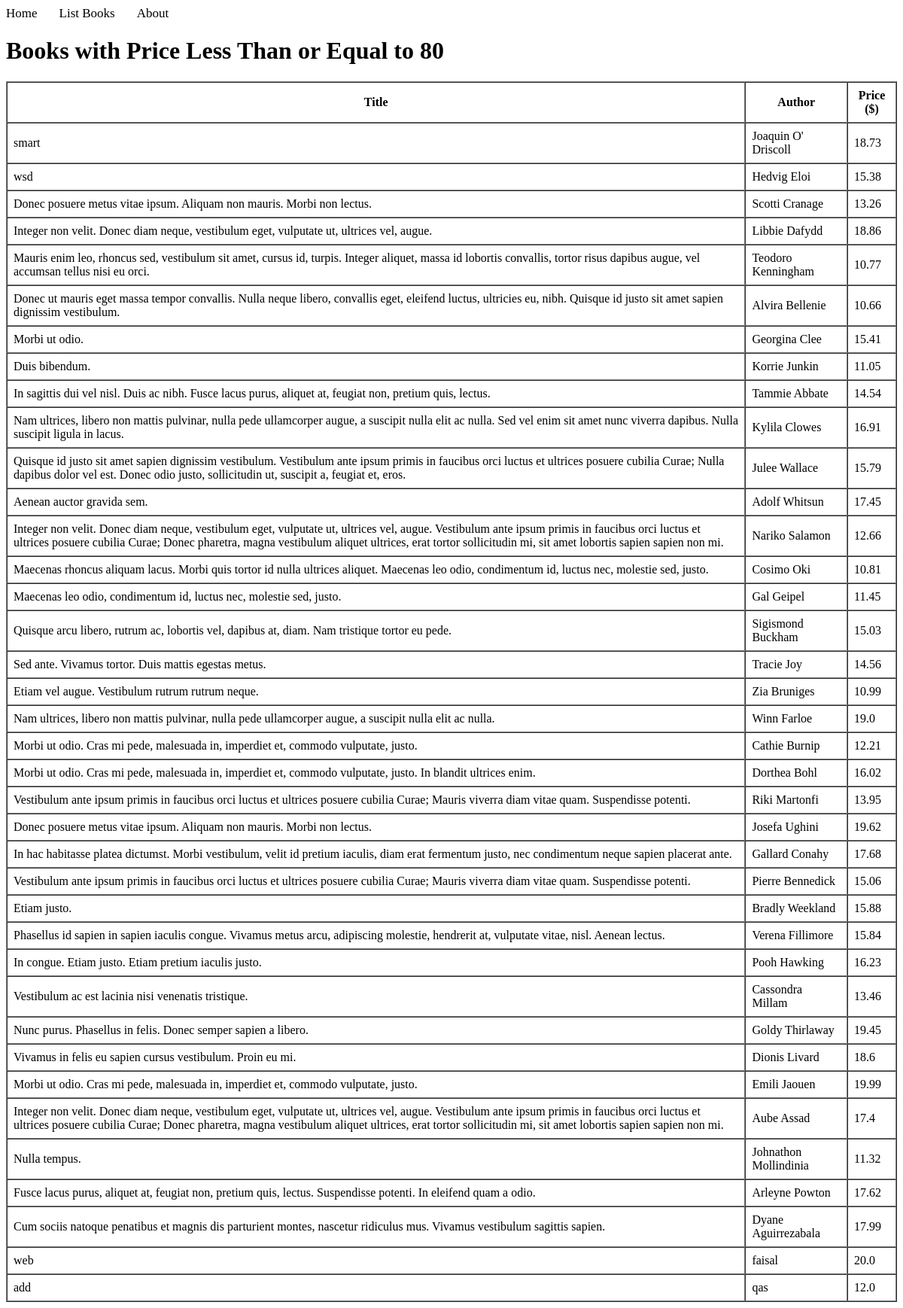
The app's page /books/lab8/task1/ with its own data.
### apps/bookmodule/models.py (models this page shows)
class Book(models.Model):
    title = models.CharField(max_length = 50)
    author = models.CharField(max_length = 50)
    price = models.FloatField(default = 0.0)
    edition = models.SmallIntegerField(default = 1)

### apps/bookmodule/views.py (the view)
# urls.py: path("lab8/task1/", views.lab8_task1, name="books.lab8_task1"),
def lab8_task1(request):
    books = Book.objects.filter(Q(price__lte=20))
    context = {'books': books}
    return render(request, 'bookmodule/lab8_task1.html', context)

### apps/templates/bookmodule/lab8_task1.html (shortened to what this page needs)
{% extends "layouts/base.html" %}
{% block content %}
<h1>Books with Price Less Than or Equal to 80</h1>
{% if books %}
<table border="1" cellpadding="8" cellspacing="0">
    <thead>
        <tr>
            <th>Title</th>
            <th>Author</th>
            <th>Price ($)</th>
        </tr>
    </thead>
    <tbody>
        {% for book in books %}
        <tr>
            <td>{{ book.title }}</td>
            <td>{{ book.author }}</td>
            <td>{{ book.price }}</td>
        </tr>
        {% endfor %}
    </tbody>
</table>
{% else %}
    <p>No books found within this price range.</p>
{% endif %}
{% endblock content %}

### records on screen
Book: title "smart", author "Joaquin O' Driscoll", price "18.73"
Book: title "wsd", author "Hedvig Eloi", price "15.38"
Book: title "Donec posuere metus vitae ipsum. Aliquam non mauris. Morbi non lectus.", author "Scotti Cranage", price "13.26"
Book: title "Integer non velit. Donec diam neque, vestibulum eget, vulputate ut, ultrices vel, augue.", author "Libbie Dafydd", price "18.86"
Book: title "Mauris enim leo, rhoncus sed, vestibulum sit amet, cursus id, turpis. Integer aliquet, massa id lobortis convallis, tortor risus dapibus augue, vel accumsan tellus nisi eu orci.", author "Teodoro Kenningham", price "10.77"
Book: title "Donec ut mauris eget massa tempor convallis. Nulla neque libero, convallis eget, eleifend luctus, ultricies eu, nibh. Quisque id justo sit amet sapien dignissim vestibulum.", author "Alvira Bellenie", price "10.66"
Book: title "Morbi ut odio.", author "Georgina Clee", price "15.41"
Book: title "Duis bibendum.", author "Korrie Junkin", price "11.05"
Book: title "In sagittis dui vel nisl. Duis ac nibh. Fusce lacus purus, aliquet at, feugiat non, pretium quis, lectus.", author "Tammie Abbate", price "14.54"
Book: title "Nam ultrices, libero non mattis pulvinar, nulla pede ullamcorper augue, a suscipit nulla elit ac nulla. Sed vel enim sit amet nunc viverra dapibus. Nulla suscipit ligula in lacus.", author "Kylila Clowes", price "16.91"
Book: title "Quisque id justo sit amet sapien dignissim vestibulum. Vestibulum ante ipsum primis in faucibus orci luctus et ultrices posuere cubilia Curae; Nulla dapibus dolor vel est. Donec odio justo, sollicitudin ut, suscipit a, feugiat et, eros.", author "Julee Wallace", price "15.79"
Book: title "Aenean auctor gravida sem.", author "Adolf Whitsun", price "17.45"
Book: title "Integer non velit. Donec diam neque, vestibulum eget, vulputate ut, ultrices vel, augue. Vestibulum ante ipsum primis in faucibus orci luctus et ultrices posuere cubilia Curae; Donec pharetra, magna vestibulum aliquet ultrices, erat tortor sollicitudin mi, sit amet lobortis sapien sapien non mi.", author "Nariko Salamon", price "12.66"
Book: title "Maecenas rhoncus aliquam lacus. Morbi quis tortor id nulla ultrices aliquet. Maecenas leo odio, condimentum id, luctus nec, molestie sed, justo.", author "Cosimo Oki", price "10.81"
Book: title "Maecenas leo odio, condimentum id, luctus nec, molestie sed, justo.", author "Gal Geipel", price "11.45"
Book: title "Quisque arcu libero, rutrum ac, lobortis vel, dapibus at, diam. Nam tristique tortor eu pede.", author "Sigismond Buckham", price "15.03"
Book: title "Sed ante. Vivamus tortor. Duis mattis egestas metus.", author "Tracie Joy", price "14.56"
Book: title "Etiam vel augue. Vestibulum rutrum rutrum neque.", author "Zia Bruniges", price "10.99"
Book: title "Nam ultrices, libero non mattis pulvinar, nulla pede ullamcorper augue, a suscipit nulla elit ac nulla.", author "Winn Farloe", price "19.0"
Book: title "Morbi ut odio. Cras mi pede, malesuada in, imperdiet et, commodo vulputate, justo.", author "Cathie Burnip", price "12.21"
Book: title "Morbi ut odio. Cras mi pede, malesuada in, imperdiet et, commodo vulputate, justo. In blandit ultrices enim.", author "Dorthea Bohl", price "16.02"
Book: title "Vestibulum ante ipsum primis in faucibus orci luctus et ultrices posuere cubilia Curae; Mauris viverra diam vitae quam. Suspendisse potenti.", author "Riki Martonfi", price "13.95"
Book: title "Donec posuere metus vitae ipsum. Aliquam non mauris. Morbi non lectus.", author "Josefa Ughini", price "19.62"
Book: title "In hac habitasse platea dictumst. Morbi vestibulum, velit id pretium iaculis, diam erat fermentum justo, nec condimentum neque sapien placerat ante.", author "Gallard Conahy", price "17.68"
Book: title "Vestibulum ante ipsum primis in faucibus orci luctus et ultrices posuere cubilia Curae; Mauris viverra diam vitae quam. Suspendisse potenti.", author "Pierre Bennedick", price "15.06"
Book: title "Etiam justo.", author "Bradly Weekland", price "15.88"
Book: title "Phasellus id sapien in sapien iaculis congue. Vivamus metus arcu, adipiscing molestie, hendrerit at, vulputate vitae, nisl. Aenean lectus.", author "Verena Fillimore", price "15.84"
Book: title "In congue. Etiam justo. Etiam pretium iaculis justo.", author "Pooh Hawking", price "16.23"
Book: title "Vestibulum ac est lacinia nisi venenatis tristique.", author "Cassondra Millam", price "13.46"
Book: title "Nunc purus. Phasellus in felis. Donec semper sapien a libero.", author "Goldy Thirlaway", price "19.45"
Book: title "Vivamus in felis eu sapien cursus vestibulum. Proin eu mi.", author "Dionis Livard", price "18.6"
Book: title "Morbi ut odio. Cras mi pede, malesuada in, imperdiet et, commodo vulputate, justo.", author "Emili Jaouen", price "19.99"
Book: title "Integer non velit. Donec diam neque, vestibulum eget, vulputate ut, ultrices vel, augue. Vestibulum ante ipsum primis in faucibus orci luctus et ultrices posuere cubilia Curae; Donec pharetra, magna vestibulum aliquet ultrices, erat tortor sollicitudin mi, sit amet lobortis sapien sapien non mi.", author "Aube Assad", price "17.4"
Book: title "Nulla tempus.", author "Johnathon Mollindinia", price "11.32"
Book: title "Fusce lacus purus, aliquet at, feugiat non, pretium quis, lectus. Suspendisse potenti. In eleifend quam a odio.", author "Arleyne Powton", price "17.62"
Book: title "Cum sociis natoque penatibus et magnis dis parturient montes, nascetur ridiculus mus. Vivamus vestibulum sagittis sapien.", author "Dyane Aguirrezabala", price "17.99"
Book: title "web", author "faisal", price "20.0"
Book: title "add", author "qas", price "12.0"
